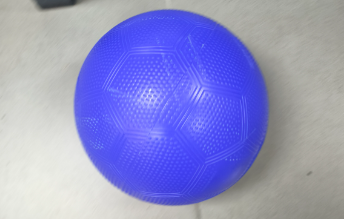
//> input picture src/CV_test/picture/ball.png, 344 x 219 px, given in place of the camera
$ ./main picture/ball.png   (built with g++ and OpenCV 4)
//> lines starting //> are read from the running program, lines starting //| are printed output that depends on the picture; after the words box and inside, x2 and y2 are one past the last pixel; in counts of white or black regions, pixels touching at a corner belong together
#include <opencv2/opencv.hpp>
#include <iostream>
#include <vector>
#include <omp.h>

struct threshold_params {
    int h_up;
    int s_up;
    int v_up;
    int h_down;
    int s_down;
    int v_down;
};

class Detector {
private:
    threshold_params thres;

public:
    Detector(const threshold_params &params)
        : thres(params) {}

    cv::Mat preprocessingImage(const cv::Mat &rgb_image){
        cv::Mat blurred;
        cv::GaussianBlur(rgb_image, blurred, cv::Size(11, 11), 0);

        cv::Mat hsv_image;
        cv::cvtColor(blurred, hsv_image, cv::COLOR_BGR2HSV);

        cv::Mat mask;
		cv::inRange(hsv_image, cv::Scalar(thres.h_down, thres.s_down, thres.v_down), cv::Scalar(thres.h_up, thres.s_up, thres.v_up),
					mask);

		cv::dilate(mask, mask, cv::Mat(), cv::Point(-1, -1), 5);
        cv::erode(mask, mask, cv::Mat(), cv::Point(-1, -1), 5);

        return mask;
    }

    //用于过滤掉非 B/R通道最大的像素点
    cv::Mat b_r_max(const cv::Mat &frame){
        //拷贝一份，用于保留debug信息，后续考虑直接用
        cv::Mat img = frame.clone();

        int w = img.cols;
        int h = img.rows;
        uchar * imgPtr = NULL;

        for(int row = 0; row < h ; row++)
        {
            imgPtr = img.data + row*img.step;
            //注意，image.data与image.ptr<uchar>(0)完全等价;
            for(int col = 0; col < w ; col++)
            {
                uchar * curretPtr = imgPtr + col * 3;
                // 如果蓝色通道比其它通道都大，那么就保留，否则都置0
                if ((*curretPtr - *(curretPtr + 1) > 40) & (*curretPtr - *(curretPtr + 2) > 40))
                    continue;
                else{
                    *(curretPtr) = 0;
                    *(curretPtr + 1)  = 0;
                    *(curretPtr + 2) = 0;
                }
            }
        }
        return img;
    }
        // [41 lines of commented-out code are left out]

    std::vector<std::vector<cv::Point>> find_ball(const cv::Mat &frame){
        std::vector<std::vector<cv::Point>> contours;
        cv::findContours(frame.clone(), contours, cv::RETR_EXTERNAL, cv::CHAIN_APPROX_SIMPLE);
        return contours;
    }

    void draw_circle(cv::Mat &frame, const std::vector<std::vector<cv::Point>> &cnts){
        if (!cnts.empty()) {
            size_t largestContourIndex = 0;
            double maxArea = cv::contourArea(cnts[0]);

            for (size_t i = 1; i < cnts.size(); ++i) {
                double area = cv::contourArea(cnts[i]);
                if (area > maxArea) {
                    maxArea = area;
                    largestContourIndex = i;
                }
            }

            cv::Point2f center;
            float radius;
            cv::minEnclosingCircle(cnts[largestContourIndex], center, radius);
            cv::Moments M = cv::moments(cnts[largestContourIndex]);
            if (M.m00 != 0) {
                center = cv::Point2f(M.m10 / M.m00, M.m01 / M.m00);
                float radius = maxArea > 10 ? std::sqrt(maxArea / CV_PI) : 0;
                if (radius > 10) {
                    cv::circle(frame, cv::Point(center.x, center.y), static_cast<int>(radius), cv::Scalar(0, 255, 255), 2);
                    cv::circle(frame, cv::Point(center.x, center.y), 5, cv::Scalar(0, 0, 255), -1);
                    std::cout << center << std::endl;
                }
            }
        }
    }
};

int main(int argc, char *argv[])
{

    //默认路径
    std::string camera_path = "/dev/video4";

    for (int i = 1; i < argc; ++i)
    {
        if (std::string(argv[i]) == "--cam")
        {
            // 如果找到 --camera 参数，则将下一个参数作为相机路径
            if (i + 1 < argc)
            {
                camera_path = argv[i + 1];
            }
            else
            {
                std::cerr << "Error: No path provided after --camera option." << std::endl;
                return 1;
            }
        }
    }

    cv::VideoCapture cap(camera_path);
    if (!cap.isOpened())
	{
		std::cerr << "Error: Unable to open video capture device." << std::endl;
		return 0;
	}

	// Parameters for thresholding
	threshold_params params = {118, 255, 255, 104, 57, 52};
	Detector detector(params);

	cv::Mat frame;
	while (true)
	{
		// Read a new frame from the camera
		cap >> frame;
//> frame is the input picture: 219 rows x 344 cols, CV_8UC3; mean B, G, R 201.4, 145.6, 144.9

		if (frame.empty())
		{
			std::cerr << "Error: Unable to read frame from video capture device." << std::endl;
			break;
		}

		// Preprocess the image
        cv::Mat brmax_image = detector.b_r_max(frame);
//> after the loop in b_r_max, `for(int row = 0; row < h ; row++)`:
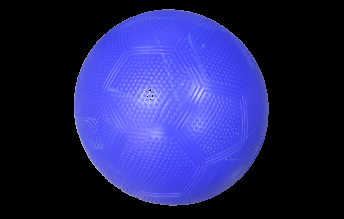
//> img: 219 rows x 344 cols, CV_8UC3; mean B, G, R 95.3, 35.6, 34.9
        cv::Mat processed_image = detector.preprocessingImage(brmax_image);
//> in preprocessingImage, `cv::GaussianBlur(rgb_image, blurred, cv::Size(11, 11), 0);`:
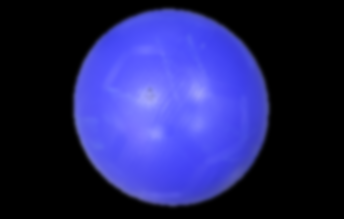
//> blurred: 219 rows x 344 cols, CV_8UC3; mean B, G, R 95.3, 35.6, 34.9
//> in preprocessingImage, `cv::cvtColor(blurred, hsv_image, cv::COLOR_BGR2HSV);`: hsv_image: 219 rows x 344 cols, CV_8UC3; mean H, S, V 52.4, 69.5, 95.3
//> in preprocessingImage, `cv::inRange(hsv_image, cv::Scalar(thres.h_down, thres.s_down, thres.v_..`:
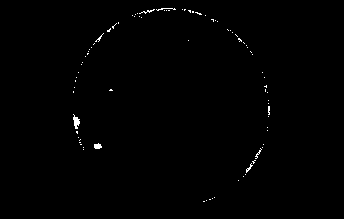
//> mask: 219 rows x 344 cols, CV_8UC1; 0.5% white in thin lines or dots, all inside (x1, y1, x2, y2) = (73, 8, 270, 202)
//> in preprocessingImage, `cv::erode(mask, mask, cv::Mat(), cv::Point(-1, -1), 5);`:
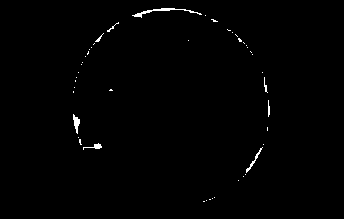
//> mask: 219 rows x 344 cols, CV_8UC1; 0.69% white in thin lines or dots, all inside (x1, y1, x2, y2) = (73, 8, 270, 202)

        // Find contours
		std::vector<std::vector<cv::Point>> cnts = detector.find_ball(processed_image);
//> in find_ball, `cv::findContours(frame.clone(), contours, cv::RETR_EXTERNAL, cv::CHAIN..`: contours = 46 contours, 42 with area under 20; largest, box (x1, y1, x2, y2) and area: (132, 8, 202, 18) 78, (73, 114, 80, 134) 52, (246, 147, 263, 173) 36, (83, 143, 102, 150) 26
//> cnts has the same summary as contours in find_ball

		// Draw circles
		detector.draw_circle(frame, cnts);
//> in draw_circle, `double maxArea = cv::contourArea(cnts[0]);`: maxArea = 0
//> the loop in draw_circle, `for (size_t i = 1; i < cnts.size(); ++i)` made 45 passes
//> (area, maxArea) on passes 8, 14, 45: (35.5, 35.5), (52.5, 52.5), (78.5, 78.5)
//> area on pass 10: 26.5
//> after the loop in draw_circle, `for (size_t i = 1; i < cnts.size(); ++i)`: maxArea = 78.5; largestContourIndex = 45
//> in draw_circle, `cv::minEnclosingCircle(cnts[largestContourIndex], center, radius);`: center = Point(166.5, 14.5); radius = 34.5
//> in draw_circle, `cv::Moments M = cv::moments(cnts[largestContourIndex]);`: M = moments, m00 78.5, centre m10/m00, m01/m00 = (157.5, 11.31)
//> in draw_circle, `center = cv::Point2f(M.m10 / M.m00, M.m01 / M.m00);`: center = Point(157.5, 11.31)
//> in draw_circle, `float radius = maxArea > 10 ? std::sqrt(maxArea / CV_PI) : 0;`: radius = 5

		// Display the frame
		cv::imshow("Frame", frame);
		cv::imshow("Processed Image", processed_image);
        cv::imshow("Processed Image 02", brmax_image);

        // Press 'q' to exit
		if (cv::waitKey(1 & 0xFF) == 'q')
//> the 'q' key is pressed
		{
			break;
		}
	}

	// Release the video capture device
	cap.release();

	// Close all windows
	cv::destroyAllWindows();
	return 0;
}

// [97 lines of commented-out code are left out]
